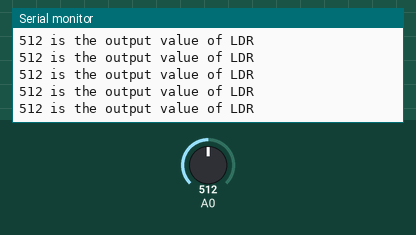
A sketch run on a simulated Arduino Uno, built with avr-gcc and run on an emulated ATmega328P. Parts: the last lines printed to the serial monitor. The inputs (shaded band) are chosen by the test bench; at power-on: A0 = 512.

Above: at 1.2 s.
1.3 s: A0 set to 105
At 2.3 s:
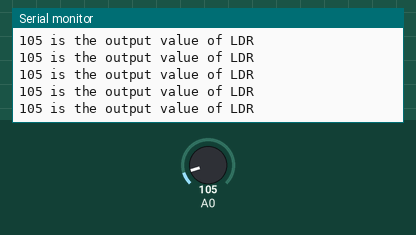
4.3 s: A0 set to 89
At 4.8 s:
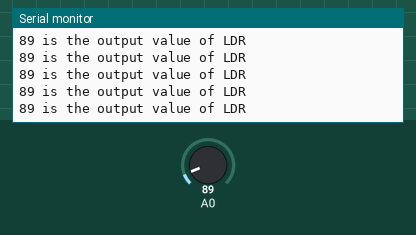
10.3 s: A0 set to 987
At 10.9 s:
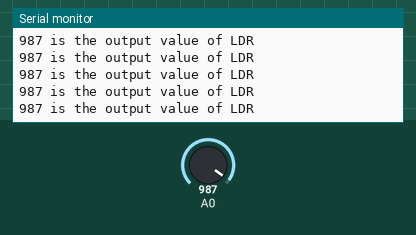
13.3 s: A0 set to 1017
At 14.0 s:
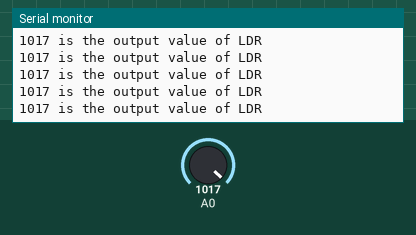
Timing chart, 0 to 16.3 s (numbered marks = the images above; inputs shaded):
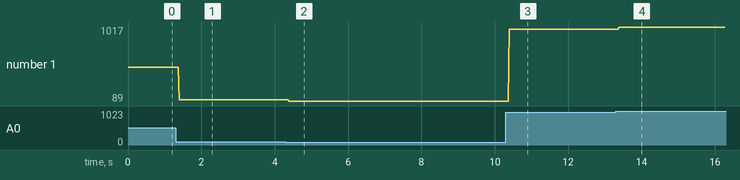

Measured:
- after the input at 1.3 s, the serial monitor: prints a new line after 0.10 s (image 1)
- after the input at 4.3 s, the serial monitor: prints a new line after 0.09 s (image 2)
- after the input at 10.3 s, the serial monitor: prints a new line after 0.09 s (image 3)
- after the input at 13.3 s, the serial monitor: prints a new line after 0.09 s (image 4)
- plotted number 1: 512 → 105 after the input at 1.3 s, 105 → 89 after the input at 4.3 s, 89 → 987 after the input at 10.3 s, 987 → 1017 after the input at 13.3 s

The sketch:

LDR_read.ino
```cpp
void setup() {
  // put your setup code here, to run once:
Serial.begin(9600);
}

void loop() {
  // put your main code here, to run repeatedly:
int ldr_val= analogRead(A0);

Serial.print(ldr_val);
Serial.println(" is the output value of LDR");
}
```
